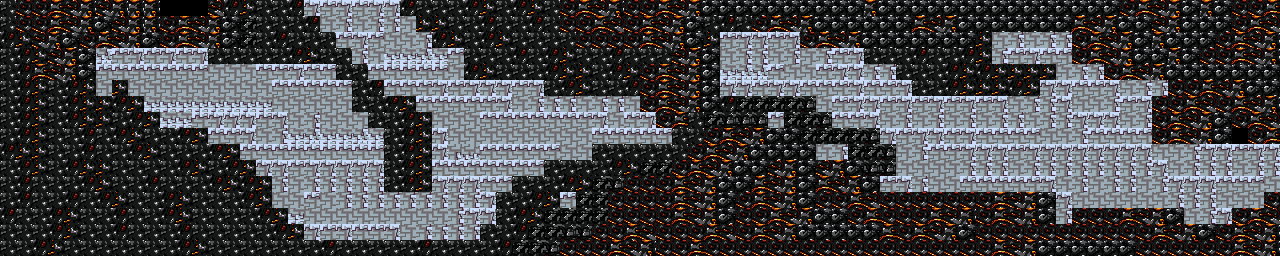

Rendered tile map (Tiled .tmx) drawn with the repository's tilesets; below, a short description and the map source with its tile grids summarised:
An orthogonal 80x16 tile map with 16x16 px tiles, 2 tile layers (Background, Forground), 2 tilesets.

<map version="1.0" orientation="orthogonal" renderorder="right-down" width="80" height="16" tilewidth="16" tileheight="16" nextobjectid="1">
 <tileset firstgid="1" name="platTileSet" tilewidth="16" tileheight="16" spacing="2">
  <image source="platTileSet.png" width="256" height="144" />
 </tileset>
 <tileset firstgid="113" name="firetileset" tilewidth="16" tileheight="16">
  <image source="../Tilesets/firetileset.gif" width="240" height="30" />
 </tileset>
 <layer name="Background" width="80" height="16">
  <data>[1280 cells, 1264 non-empty, 14 distinct tile ids]</data>
 </layer>
 <layer name="Forground" width="80" height="16">
  <data>[1280 cells, 778 non-empty, 10 distinct tile ids]</data>
 </layer>
</map>
